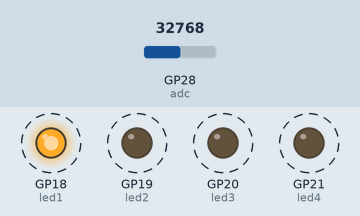
Simulated run of this program. Board: Raspberry Pi Pico running MicroPython. Parts: output pins drawn as LEDs (lit = HIGH). Dashed ring = blinking. The test bench sets the inputs (shaded band); at power-on: GP28 (adc) = 32768 (analog values on the 0–65535 scale).

Above: at 1.27 s.
1.3 s: GP28 (adc) set to 7864
At 1.8 s:
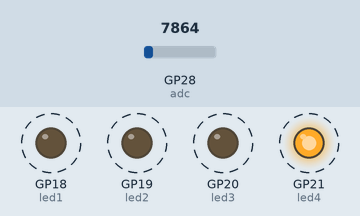
4.3 s: GP28 (adc) set to 32767
At 4.38 s:
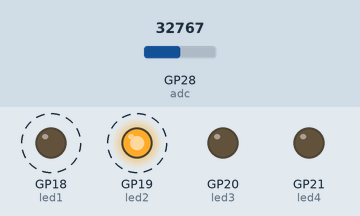
Timing chart, 0 to 13.3 s (numbered marks = the images above; inputs shaded):
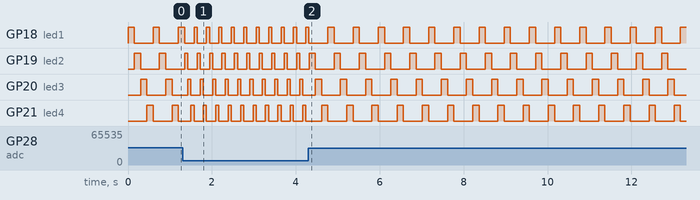

Measured:
- after the input at 1.3 s, GP18 (led1): alternates HIGH for 0.07 s and LOW for 0.22 s, starting after 0.27 s; GP19 (led2), GP20 (led3): alternates HIGH for 0.07 s and LOW for 0.22 s, starting after 0.13 s; GP21 (led4): alternates HIGH for 0.07 s and LOW for 0.22 s, starting after 0.20 s
- after the input at 4.3 s, GP18 (led1): alternates HIGH for 0.15 s and LOW for 0.45 s, starting after 0.46 s; GP19 (led2), GP20 (led3): alternates HIGH for 0.15 s and LOW for 0.45 s, starting after 0.16 s; GP21 (led4): alternates HIGH for 0.15 s and LOW for 0.45 s, starting after 0.31 s
- by itself, GP18 (led1), GP19 (led2), GP20 (led3), GP21 (led4): alternates HIGH for 0.15 s and LOW for 0.45 s

The program:

03_ejemplo_03_ADC_potenciometro_4leds.py
```python
from machine import ADC, Pin
import utime

led1 = Pin(18, Pin.OUT)
led2 = Pin(19, Pin.OUT)
led3 = Pin(20, Pin.OUT)
led4 = Pin(21, Pin.OUT)

leds = [led1, led2, led3, led4]
adc = ADC(2)


while True:
   for k in leds:
       tiempo = 50 + int(adc.read_u16()/327)
       k.value(1)
       utime.sleep_ms(tiempo)
       k.value(0)

       
```
